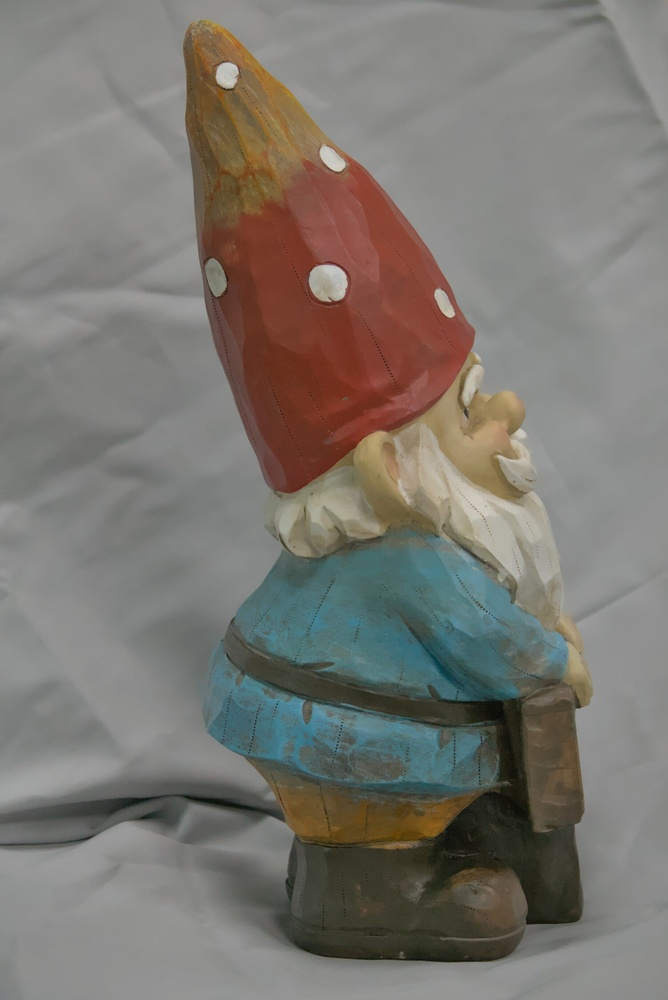
#> input picture midterm/7Images and xyz/01.jpg, 668 x 1000 px, shrunk from 1836 x 2748 before the run
$ python pick_2d_points.py --img '7Images and xyz/01.jpg' --out points/img01_2d.txt
#> lines starting #> are read from the running program, lines starting #| are printed output that depends on the picture
"""
pick_2d_points.py
Interactive tool to pick 2D pixel coordinates from an image.

Usage (basic):
    python pick_2d_points.py --img "7Images and xyz/01.jpg" --out points/img01_2d.txt

Usage (structured checklist — recommended):
    python pick_2d_points.py --img "7Images and xyz/01.jpg" --out points/img01_2d.txt \
        --names points/landmark_names.txt --checklist

Usage (fix mode — re-pick only specific landmarks, keep the rest):
    python pick_2d_points.py --img "7Images and xyz/02.jpg" --out points/img02_2d.txt \
        --checklist --fix belt_bump_L3,belt_bump_L4

Controls:
    Left click        → add point (or confirm selected landmark in checklist mode)
    Right click / z   → undo last point
    Enter / q         → save and exit
    ↑ / ↓ arrow keys  → move checklist selection (checklist mode only)
    Space             → skip current landmark (mark as not visible)

Improvements in this version:
    A1  Live (u, v) coordinate display in title bar while moving mouse
    A2  Magnifier loupe in bottom-right corner (4× zoom, 80×80 px window)
    A4  Crosshair lines following the cursor
    B2  Checklist shows recommended images per landmark
    C1  Fix mode: pre-load existing file, only re-pick specified landmarks
"""

import argparse
import numpy as np
import matplotlib
matplotlib.use('TkAgg')
import matplotlib.pyplot as plt
from matplotlib.patches import FancyBboxPatch
from PIL import Image


LANDMARK_NAMES = [
    'hat_tip',
    'nose',
    'right_shoulder', 'left_shoulder',
    'welcome_top_R', 'welcome_top_L',
    'welcome_bot_R', 'welcome_bot_L',
    'foot_R', 'foot_L',
    'belt_welcome_R', 'belt_welcome_L',
    'right_eye_inner', 'right_eye_outer',
    'left_eye_inner',  'left_eye_outer',
    'hat_brim_front', 'hat_brim_R', 'hat_brim_L',
    'belt_bump_R1', 'belt_bump_R2', 'belt_bump_R3', 'belt_bump_R4',
    'belt_bump_L1', 'belt_bump_L2', 'belt_bump_L3', 'belt_bump_L4',
    'mustache_R', 'mustache_L', 'beard_tip',
    'shoe_heel_R', 'trouser_hem_R',
    'shoe_heel_L', 'trouser_hem_L',
]

# Camera centers: img01=(84,-2,53) right-side; img02=(-83,1,65) left-side;
#   img03=(72,112,41) right-front; img04=(-91,-91,-10) left-back-low;
#   img05=(-9,131,30) front; img06=(-70,-58,40) left-back; img07=(41,-76,32) right-back
LANDMARK_VISIBILITY = {
    'hat_tip':          '1-7',
    'nose':             '3,5',
    'right_shoulder':   '1,3,5,7',
    'left_shoulder':    '2,4,5,6',
    'welcome_top_R':    '3,5',
    'welcome_top_L':    '3,5',
    'welcome_bot_R':    '3,5',
    'welcome_bot_L':    '3,5',
    'foot_R':           '1,3,5,7',
    'foot_L':           '2,4,5,6',
    'belt_welcome_R':   '3,5',
    'belt_welcome_L':   '3,5',
    'right_eye_inner':  '1,3,5',
    'right_eye_outer':  '1,3,5,7',
    'left_eye_inner':   '2,3,5',
    'left_eye_outer':   '2,4,5,6',
    'hat_brim_front':   '3,5',
    'hat_brim_R':       '1,3,5,7',
    'hat_brim_L':       '2,4,5,6',
    'belt_bump_R1':     '1,3,5',      # front side of right belt
    'belt_bump_R2':     '1,3,5',
    'belt_bump_R3':     '1,7',        # back side of right belt
    'belt_bump_R4':     '1,7',
    'belt_bump_L1':     '2,4,5',      # front side of left belt
    'belt_bump_L2':     '2,4,5',
    'belt_bump_L3':     '2,6',        # back side of left belt
    'belt_bump_L4':     '2,6',
    'mustache_R':       '1,3,5',
    'mustache_L':       '2,3,5',
    'beard_tip':        '3,5',
    'shoe_heel_R':      '1,7',        # right shoe back — right-side & right-back
    'trouser_hem_R':    '1,7',        # right trouser hem — right-side & right-back
    'shoe_heel_L':      '2,4,6',      # left shoe back — left-side, left-back-low, left-back
    'trouser_hem_L':    '2,4,6',      # left trouser hem
}

# Magnifier parameters
LOUPE_HALF   = 40   # half-size of source window (pixels in original image)
LOUPE_ZOOM   = 4    # display zoom factor
LOUPE_SIZE   = LOUPE_HALF * 2 * LOUPE_ZOOM   # output size in display pixels


# [11 lines left out: function load_names, not called in this run]


def main():
    parser = argparse.ArgumentParser()
    parser.add_argument('--img',       required=True, help='Path to image file')
    parser.add_argument('--out',       required=True, help='Output txt file for 2D points')
    parser.add_argument('--n',         type=int, default=0, help='Expected number of points (0=unlimited)')
    parser.add_argument('--ref',       default='', help='3D points file (for backward compat)')
    parser.add_argument('--names',     default='', help='File with one landmark name per line')
    parser.add_argument('--checklist', action='store_true',
                        help='Enable structured checklist mode (pick landmarks by name)')
    parser.add_argument('--fix',       default='',
                        help='Fix mode: comma-separated landmark names to re-pick. '
                             'All other points are loaded from --out and locked.')
    args = parser.parse_args()

    img = np.array(Image.open(args.img))
#> img is the input picture: shape (1000, 668, 3); mean R, G, B 122.6, 119, 112.8

    # Load landmark names
    if args.names:
        names = load_names(args.names)
    else:
        names = list(LANDMARK_NAMES)

    # ── Fix mode: load existing file, restrict to specified landmarks ─────── #
    fix_names = set()
    preloaded = {}   # name → (u, v)  — locked points from existing file
    if args.fix:
        fix_names = set(n.strip() for n in args.fix.split(',') if n.strip())
        # Load existing annotations from --out if it exists
        import os
        if os.path.exists(args.out):
            try:
                with open(args.out, encoding='utf-8') as fh:
                    header = fh.readline().strip().lstrip('#').split()
                pts = np.loadtxt(args.out, comments='#')
                if pts.ndim == 1:
                    pts = pts[None, :]
                for nm, row in zip(header, pts):
                    preloaded[nm] = (float(row[0]), float(row[1]))
                print(f'Fix mode: loaded {len(preloaded)} existing pts, will re-pick: {fix_names}')
            except Exception as e:
                print(f'Warning: could not load existing file: {e}')
        # Filter names to only those in the existing file + fix targets
        existing_names = list(preloaded.keys())
        # Keep order: existing names first, add any new fix_names not yet present
        ordered = existing_names[:]
        for fn in fix_names:
            if fn not in ordered:
                ordered.append(fn)
        names = ordered

    # ── Checklist mode ────────────────────────────────────────────────────── #
    if args.checklist:
        _run_checklist(img, names, args.out, args.img,
                       fix_names=fix_names, preloaded=preloaded)
        return

    # ── Classic mode (original behaviour + A1/A2/A4) ─────────────────────── #
    labels = []
    if args.ref:
        try:
            data = np.loadtxt(args.ref)
            labels = [f"P{i+1}: ({row[0]:.2f},{row[1]:.2f},{row[2]:.2f})"
                      for i, row in enumerate(data)]
        except Exception:
            pass
    elif names:
        labels = names

    img_h, img_w = img.shape[:2]
#> img_h = 1000; img_w = 668
    fig = plt.figure(figsize=(16, 9))
    fig.patch.set_facecolor('#111111')
    # Image occupies left 72%; right 28% is the sidebar
    ax       = fig.add_axes([0.0,  0.0, 0.72, 1.0])
    ax_side  = fig.add_axes([0.73, 0.0, 0.26, 1.0])
    ax_side.set_facecolor('#111111')
    ax_side.set_axis_off()
    ax.imshow(img)
    title_base = f'{args.img}  |  Left-click add · Right-click/z undo · Enter/q save'
    ax.set_title(title_base, fontsize=9, color='white')

    # ── A2: Magnifier in right sidebar (no image overlap) ────────────────── #
    ax_loupe = fig.add_axes([0.74, 0.58, 0.24, 0.36])
    ax_loupe.set_axis_off()
    loupe_im = ax_loupe.imshow(np.zeros((LOUPE_HALF*2, LOUPE_HALF*2, 3), dtype=np.uint8))
    ax_loupe.set_title('Magnifier  (4×)', color='#aaffaa', fontsize=8, pad=3)
    ax_loupe.axhline(LOUPE_HALF - 0.5, color='red', lw=0.8, alpha=0.7)
    ax_loupe.axvline(LOUPE_HALF - 0.5, color='red', lw=0.8, alpha=0.7)
    for spine in ax_loupe.spines.values():
        spine.set_edgecolor('#44ff44')
        spine.set_linewidth(1.2)
        spine.set_visible(True)
    # Coord display text in sidebar
    coord_txt = ax_side.text(0.5, 0.50, 'u=—  v=—',
                             ha='center', va='center', color='#ffff88',
                             fontsize=10, transform=ax_side.transAxes)

    # ── A4: Crosshair lines ───────────────────────────────────────────────── #
    ch_h = ax.axhline(-1, color='cyan', lw=0.6, alpha=0.5, ls='--')
    ch_v = ax.axvline(-1, color='cyan', lw=0.6, alpha=0.5, ls='--')

    points, scat, texts = [], [], []

    # [66 lines left out: functions _update_loupe, redraw, on_move, on_click, on_key, not called in this run]

    fig.canvas.mpl_connect('motion_notify_event', on_move)
    fig.canvas.mpl_connect('button_press_event',  on_click)
    fig.canvas.mpl_connect('key_press_event',      on_key)
    plt.tight_layout()
    plt.show()
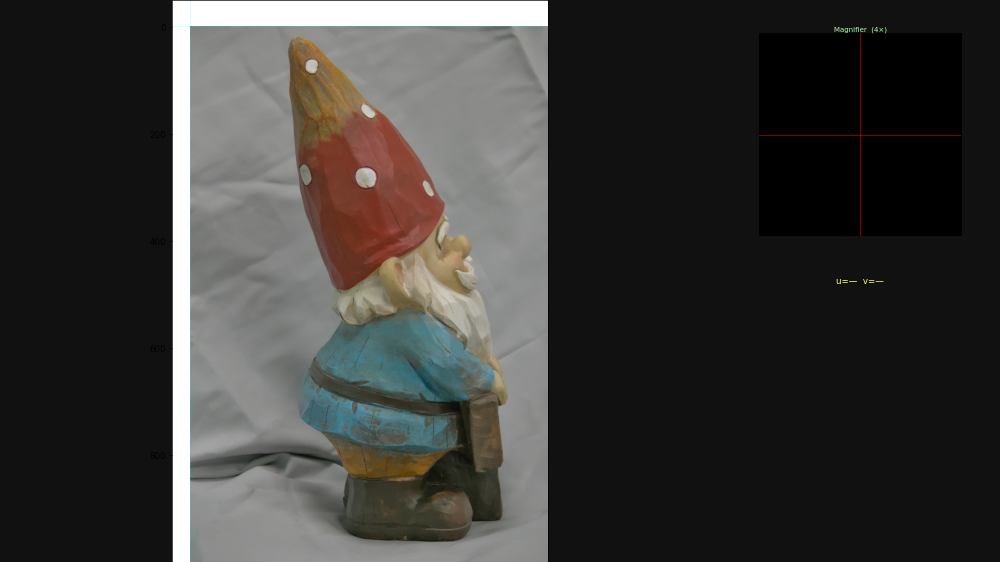
#> figure drawn by matplotlib, 2 panels


# ── Checklist mode implementation ─────────────────────────────────────────── #

# [288 lines left out: functions _run_checklist, _save, not called in this run]


if __name__ == '__main__':
    main()

$ run again, with midterm/7Images and xyz/03.jpg copied over midterm/7Images and xyz/01.jpg
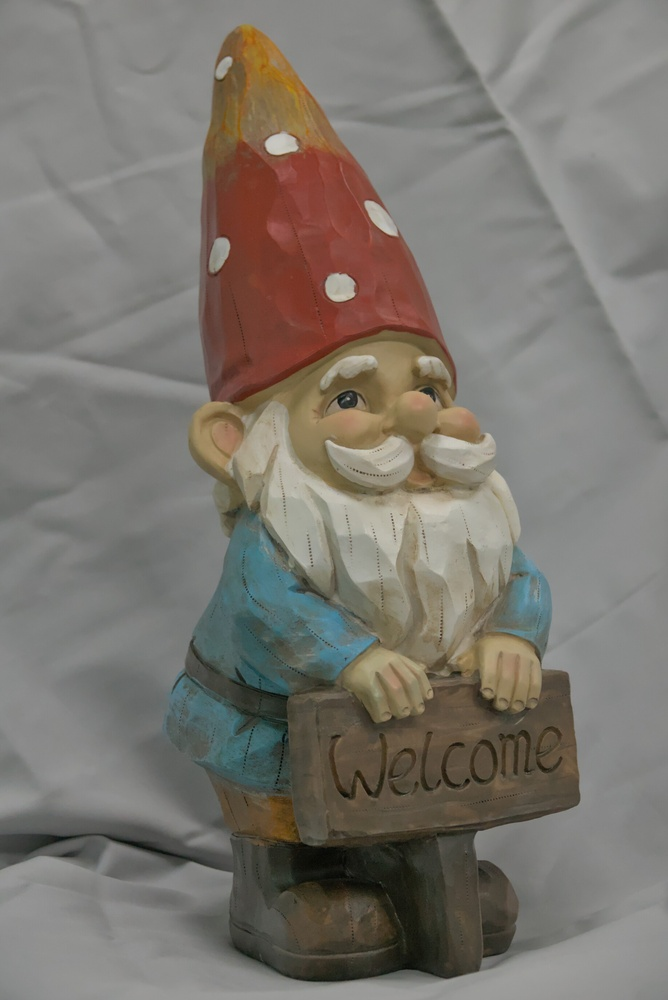
#> input picture midterm/7Images and xyz/03.jpg, 668 x 1000 px, shrunk from 1836 x 2748 before the run
#> in main, img is the input picture: shape (1000, 668, 3); mean R, G, B 122.7, 118.1, 110.8
#> in main, `plt.show()`:
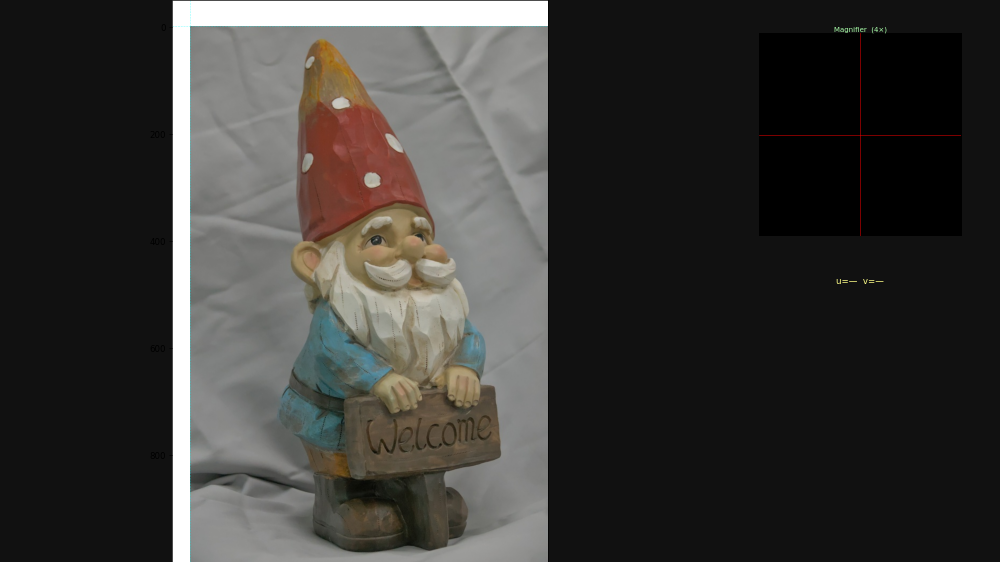
#> figure drawn by matplotlib, 2 panels

$ run again, with midterm/7Images and xyz/04.jpg copied over midterm/7Images and xyz/01.jpg
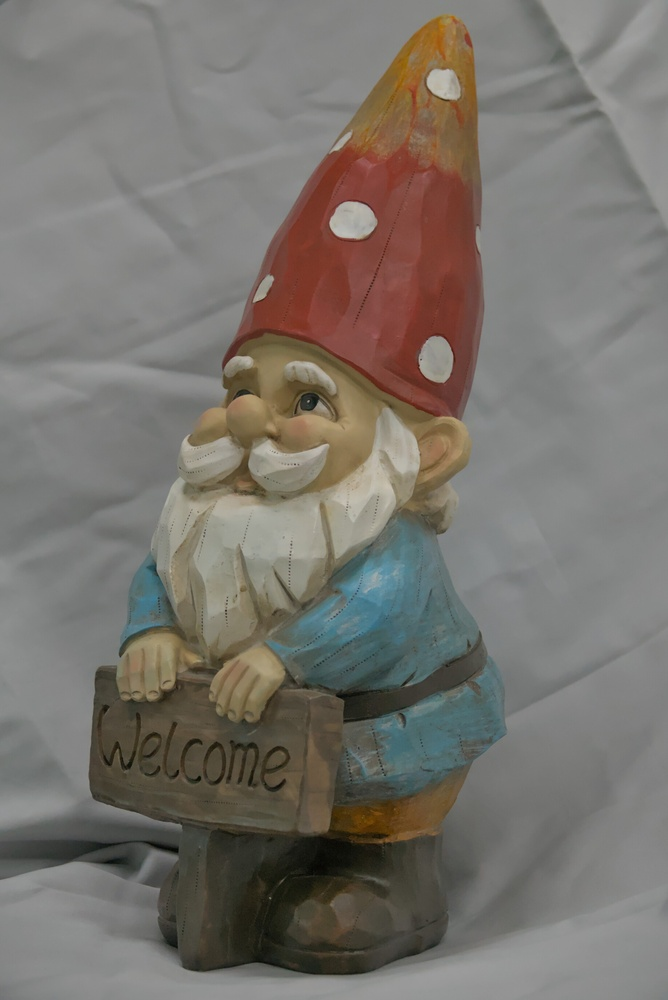
#> input picture midterm/7Images and xyz/04.jpg, 668 x 1000 px, shrunk from 1836 x 2748 before the run
#> in main, img is the input picture: shape (1000, 668, 3); mean R, G, B 119.8, 115.5, 109
#> in main, `plt.show()`:
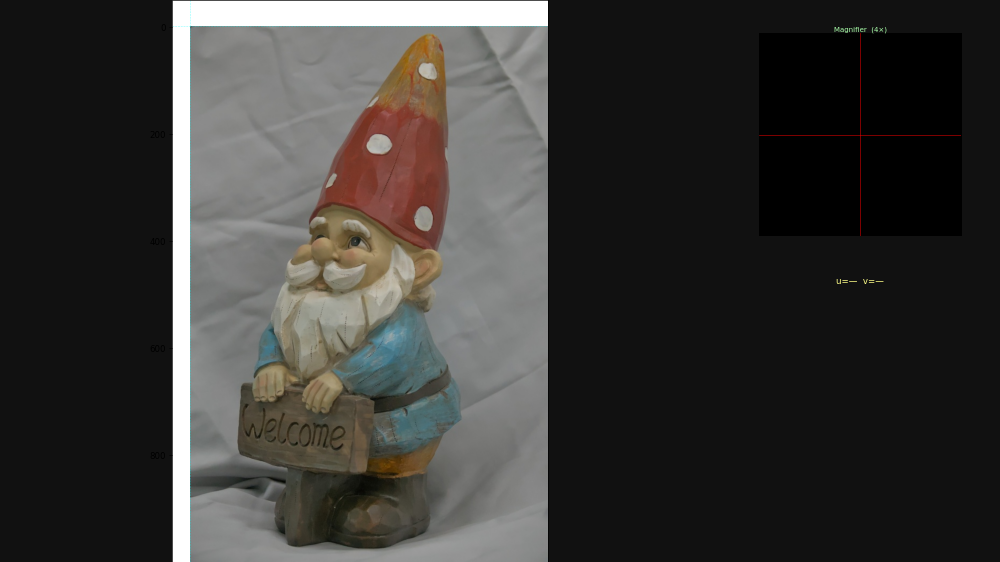
#> figure drawn by matplotlib, 2 panels

$ run again, with midterm/7Images and xyz/05.jpg copied over midterm/7Images and xyz/01.jpg
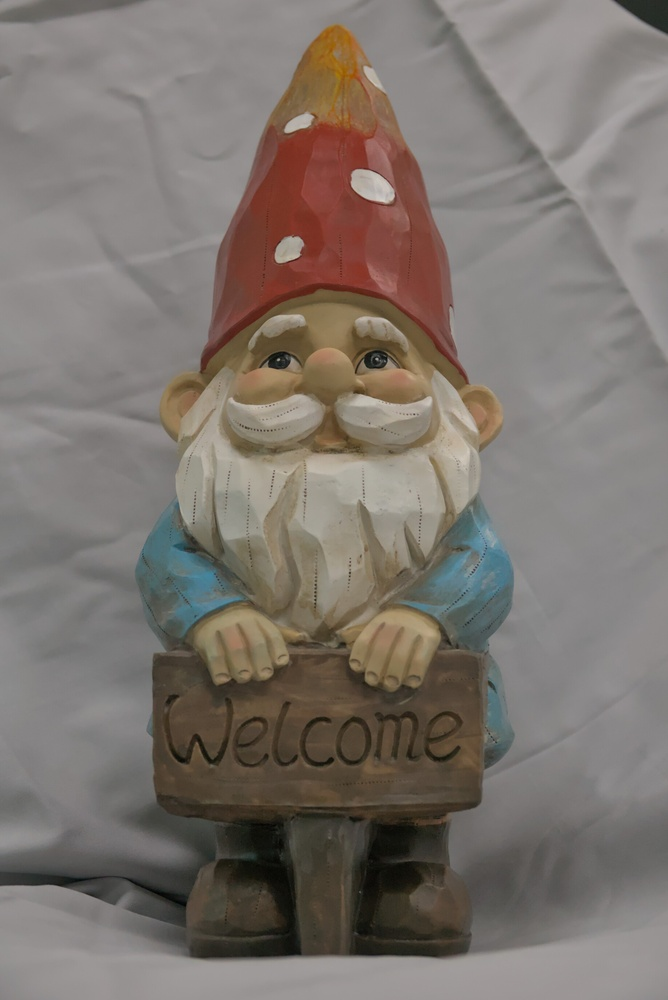
#> input picture midterm/7Images and xyz/05.jpg, 668 x 1000 px, shrunk from 1836 x 2748 before the run
#> in main, img is the input picture: shape (1000, 668, 3); mean R, G, B 124.1, 116.3, 109.8
#> in main, `plt.show()`:
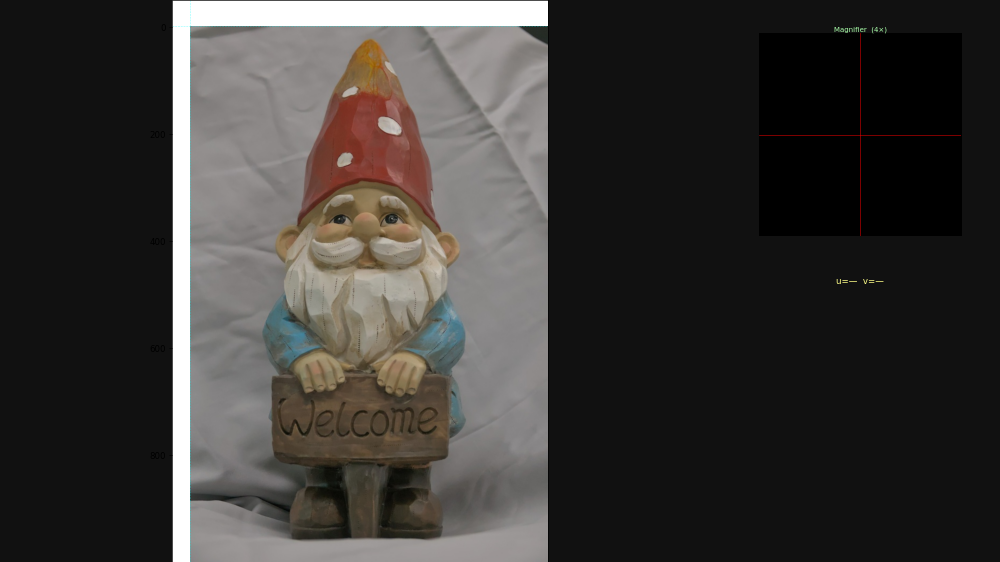
#> figure drawn by matplotlib, 2 panels
